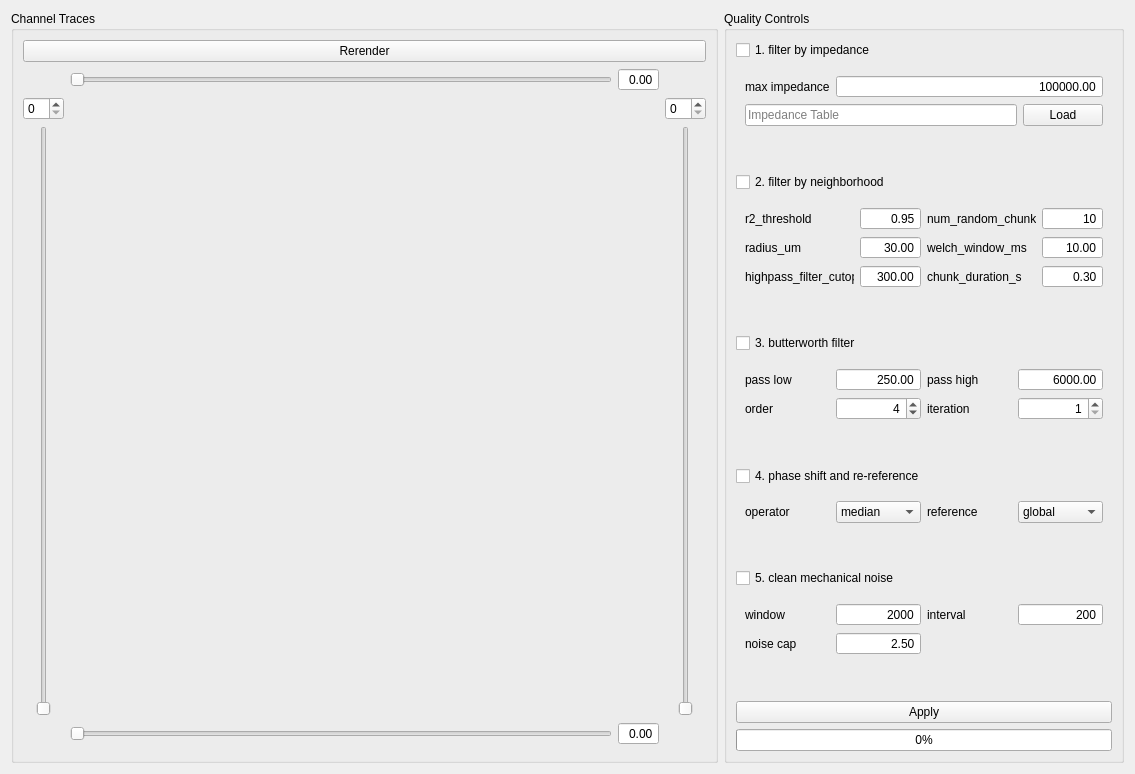
<?xml version="1.0" encoding="UTF-8"?>
<ui version="4.0">
 <class>qcheck</class>
 <widget class="QWidget" name="qcheck">
  <property name="geometry">
   <rect>
    <x>0</x>
    <y>0</y>
    <width>1135</width>
    <height>774</height>
   </rect>
  </property>
  <property name="sizePolicy">
   <sizepolicy hsizetype="Preferred" vsizetype="Preferred">
    <horstretch>0</horstretch>
    <verstretch>0</verstretch>
   </sizepolicy>
  </property>
  <property name="windowTitle">
   <string/>
  </property>
  <layout class="QVBoxLayout" name="verticalLayout_5">
   <item>
    <layout class="QHBoxLayout" name="horizontalLayout_6">
     <item>
      <widget class="QGroupBox" name="groupBox">
       <property name="title">
        <string>Channel Traces</string>
       </property>
       <layout class="QVBoxLayout" name="verticalLayout_2">
        <item>
         <widget class="QPushButton" name="update_fig">
          <property name="text">
           <string>Rerender</string>
          </property>
         </widget>
        </item>
        <item>
         <layout class="QGridLayout" name="gridLayout">
          <item row="0" column="1">
           <layout class="QHBoxLayout" name="horizontalLayout_8">
            <item>
             <widget class="QSlider" name="slider_start">
              <property name="maximum">
               <number>1000</number>
              </property>
              <property name="orientation">
               <enum>Qt::Horizontal</enum>
              </property>
             </widget>
            </item>
            <item>
             <widget class="QDoubleSpinBox" name="start_time">
              <property name="alignment">
               <set>Qt::AlignRight|Qt::AlignTrailing|Qt::AlignVCenter</set>
              </property>
              <property name="buttonSymbols">
               <enum>QAbstractSpinBox::NoButtons</enum>
              </property>
             </widget>
            </item>
           </layout>
          </item>
          <item row="1" column="0">
           <layout class="QVBoxLayout" name="verticalLayout">
            <item>
             <widget class="QSpinBox" name="left_ch">
              <property name="minimum">
               <number>0</number>
              </property>
             </widget>
            </item>
            <item>
             <widget class="QSlider" name="left_scroll">
              <property name="sizePolicy">
               <sizepolicy hsizetype="Preferred" vsizetype="Expanding">
                <horstretch>0</horstretch>
                <verstretch>0</verstretch>
               </sizepolicy>
              </property>
              <property name="minimum">
               <number>1</number>
              </property>
              <property name="orientation">
               <enum>Qt::Vertical</enum>
              </property>
             </widget>
            </item>
           </layout>
          </item>
          <item row="1" column="1">
           <widget class="QWidget" name="fig" native="true">
            <property name="sizePolicy">
             <sizepolicy hsizetype="Expanding" vsizetype="Preferred">
              <horstretch>0</horstretch>
              <verstretch>0</verstretch>
             </sizepolicy>
            </property>
           </widget>
          </item>
          <item row="1" column="2">
           <layout class="QVBoxLayout" name="verticalLayout_3">
            <item>
             <widget class="QSpinBox" name="right_ch">
              <property name="minimum">
               <number>0</number>
              </property>
             </widget>
            </item>
            <item>
             <widget class="QSlider" name="right_scroll">
              <property name="sizePolicy">
               <sizepolicy hsizetype="Preferred" vsizetype="Expanding">
                <horstretch>0</horstretch>
                <verstretch>0</verstretch>
               </sizepolicy>
              </property>
              <property name="minimum">
               <number>1</number>
              </property>
              <property name="orientation">
               <enum>Qt::Vertical</enum>
              </property>
             </widget>
            </item>
           </layout>
          </item>
          <item row="2" column="1">
           <layout class="QHBoxLayout" name="horizontalLayout">
            <item>
             <widget class="QSlider" name="slider_end">
              <property name="maximum">
               <number>1000</number>
              </property>
              <property name="orientation">
               <enum>Qt::Horizontal</enum>
              </property>
             </widget>
            </item>
            <item>
             <widget class="QDoubleSpinBox" name="end_time">
              <property name="alignment">
               <set>Qt::AlignRight|Qt::AlignTrailing|Qt::AlignVCenter</set>
              </property>
              <property name="buttonSymbols">
               <enum>QAbstractSpinBox::NoButtons</enum>
              </property>
             </widget>
            </item>
           </layout>
          </item>
         </layout>
        </item>
        <item>
         <widget class="QWidget" name="toolbar" native="true">
          <property name="sizePolicy">
           <sizepolicy hsizetype="Preferred" vsizetype="Preferred">
            <horstretch>0</horstretch>
            <verstretch>0</verstretch>
           </sizepolicy>
          </property>
         </widget>
        </item>
       </layout>
      </widget>
     </item>
     <item>
      <widget class="QGroupBox" name="groupBox_2">
       <property name="sizePolicy">
        <sizepolicy hsizetype="Expanding" vsizetype="Preferred">
         <horstretch>0</horstretch>
         <verstretch>0</verstretch>
        </sizepolicy>
       </property>
       <property name="minimumSize">
        <size>
         <width>0</width>
         <height>0</height>
        </size>
       </property>
       <property name="maximumSize">
        <size>
         <width>400</width>
         <height>16777215</height>
        </size>
       </property>
       <property name="title">
        <string>Quality Controls</string>
       </property>
       <layout class="QVBoxLayout" name="verticalLayout_11">
        <item>
         <layout class="QVBoxLayout" name="verticalLayout_10">
          <item>
           <layout class="QHBoxLayout" name="horizontalLayout_4">
            <item>
             <widget class="QCheckBox" name="channel">
              <property name="text">
               <string>1. filter by impedance</string>
              </property>
              <property name="checked">
               <bool>false</bool>
              </property>
             </widget>
            </item>
            <item>
             <spacer name="horizontalSpacer_3">
              <property name="orientation">
               <enum>Qt::Horizontal</enum>
              </property>
              <property name="sizeHint" stdset="0">
               <size>
                <width>40</width>
                <height>20</height>
               </size>
              </property>
             </spacer>
            </item>
           </layout>
          </item>
          <item>
           <widget class="QWidget" name="group_channel" native="true">
            <layout class="QVBoxLayout" name="verticalLayout_4">
             <item>
              <layout class="QHBoxLayout" name="horizontalLayout_5">
               <item>
                <widget class="QLabel" name="label_8">
                 <property name="sizePolicy">
                  <sizepolicy hsizetype="Fixed" vsizetype="Preferred">
                   <horstretch>0</horstretch>
                   <verstretch>0</verstretch>
                  </sizepolicy>
                 </property>
                 <property name="text">
                  <string>max impedance</string>
                 </property>
                </widget>
               </item>
               <item>
                <widget class="QDoubleSpinBox" name="impedance">
                 <property name="enabled">
                  <bool>true</bool>
                 </property>
                 <property name="wrapping">
                  <bool>false</bool>
                 </property>
                 <property name="alignment">
                  <set>Qt::AlignRight|Qt::AlignTrailing|Qt::AlignVCenter</set>
                 </property>
                 <property name="readOnly">
                  <bool>false</bool>
                 </property>
                 <property name="buttonSymbols">
                  <enum>QAbstractSpinBox::NoButtons</enum>
                 </property>
                 <property name="maximum">
                  <double>100000000.000000000000000</double>
                 </property>
                 <property name="value">
                  <double>100000.000000000000000</double>
                 </property>
                </widget>
               </item>
              </layout>
             </item>
             <item>
              <layout class="QHBoxLayout" name="horizontalLayout_7">
               <item>
                <widget class="QLineEdit" name="line">
                 <property name="readOnly">
                  <bool>true</bool>
                 </property>
                 <property name="placeholderText">
                  <string>Impedance Table</string>
                 </property>
                </widget>
               </item>
               <item>
                <widget class="QPushButton" name="load_table">
                 <property name="sizePolicy">
                  <sizepolicy hsizetype="Minimum" vsizetype="Fixed">
                   <horstretch>0</horstretch>
                   <verstretch>0</verstretch>
                  </sizepolicy>
                 </property>
                 <property name="text">
                  <string>Load</string>
                 </property>
                </widget>
               </item>
              </layout>
             </item>
            </layout>
           </widget>
          </item>
         </layout>
        </item>
        <item>
         <spacer name="verticalSpacer">
          <property name="orientation">
           <enum>Qt::Vertical</enum>
          </property>
          <property name="sizeHint" stdset="0">
           <size>
            <width>20</width>
            <height>20</height>
           </size>
          </property>
         </spacer>
        </item>
        <item>
         <layout class="QVBoxLayout" name="verticalLayout_9">
          <item>
           <layout class="QHBoxLayout" name="horizontalLayout_9">
            <item>
             <widget class="QCheckBox" name="neighbor">
              <property name="text">
               <string>2. filter by neighborhood</string>
              </property>
             </widget>
            </item>
            <item>
             <spacer name="horizontalSpacer_4">
              <property name="orientation">
               <enum>Qt::Horizontal</enum>
              </property>
              <property name="sizeHint" stdset="0">
               <size>
                <width>40</width>
                <height>20</height>
               </size>
              </property>
             </spacer>
            </item>
           </layout>
          </item>
          <item>
           <widget class="QWidget" name="group_neighbor" native="true">
            <layout class="QGridLayout" name="gridLayout_5">
             <item row="0" column="0">
              <widget class="QLabel" name="label_9">
               <property name="text">
                <string>r2_threshold</string>
               </property>
              </widget>
             </item>
             <item row="0" column="1">
              <widget class="QDoubleSpinBox" name="r2_thr">
               <property name="wrapping">
                <bool>false</bool>
               </property>
               <property name="frame">
                <bool>true</bool>
               </property>
               <property name="alignment">
                <set>Qt::AlignRight|Qt::AlignTrailing|Qt::AlignVCenter</set>
               </property>
               <property name="buttonSymbols">
                <enum>QAbstractSpinBox::NoButtons</enum>
               </property>
               <property name="maximum">
                <double>1.000000000000000</double>
               </property>
               <property name="singleStep">
                <double>1.000000000000000</double>
               </property>
               <property name="stepType">
                <enum>QAbstractSpinBox::AdaptiveDecimalStepType</enum>
               </property>
               <property name="value">
                <double>0.950000000000000</double>
               </property>
              </widget>
             </item>
             <item row="0" column="2">
              <widget class="QLabel" name="label_13">
               <property name="text">
                <string>num_random_chunks</string>
               </property>
              </widget>
             </item>
             <item row="0" column="3">
              <widget class="QSpinBox" name="n_rand">
               <property name="alignment">
                <set>Qt::AlignRight|Qt::AlignTrailing|Qt::AlignVCenter</set>
               </property>
               <property name="buttonSymbols">
                <enum>QAbstractSpinBox::NoButtons</enum>
               </property>
               <property name="maximum">
                <number>20000</number>
               </property>
               <property name="value">
                <number>10</number>
               </property>
              </widget>
             </item>
             <item row="1" column="0">
              <widget class="QLabel" name="label_10">
               <property name="text">
                <string>radius_um</string>
               </property>
              </widget>
             </item>
             <item row="1" column="1">
              <widget class="QDoubleSpinBox" name="rad_um">
               <property name="alignment">
                <set>Qt::AlignRight|Qt::AlignTrailing|Qt::AlignVCenter</set>
               </property>
               <property name="buttonSymbols">
                <enum>QAbstractSpinBox::NoButtons</enum>
               </property>
               <property name="minimum">
                <double>0.000000000000000</double>
               </property>
               <property name="maximum">
                <double>99999.000000000000000</double>
               </property>
               <property name="singleStep">
                <double>1.000000000000000</double>
               </property>
               <property name="stepType">
                <enum>QAbstractSpinBox::DefaultStepType</enum>
               </property>
               <property name="value">
                <double>30.000000000000000</double>
               </property>
              </widget>
             </item>
             <item row="1" column="2">
              <widget class="QLabel" name="label_14">
               <property name="text">
                <string>welch_window_ms</string>
               </property>
              </widget>
             </item>
             <item row="1" column="3">
              <widget class="QDoubleSpinBox" name="welch">
               <property name="alignment">
                <set>Qt::AlignRight|Qt::AlignTrailing|Qt::AlignVCenter</set>
               </property>
               <property name="buttonSymbols">
                <enum>QAbstractSpinBox::NoButtons</enum>
               </property>
               <property name="minimum">
                <double>0.000000000000000</double>
               </property>
               <property name="maximum">
                <double>99999.000000000000000</double>
               </property>
               <property name="singleStep">
                <double>1.000000000000000</double>
               </property>
               <property name="stepType">
                <enum>QAbstractSpinBox::DefaultStepType</enum>
               </property>
               <property name="value">
                <double>10.000000000000000</double>
               </property>
              </widget>
             </item>
             <item row="2" column="0">
              <widget class="QLabel" name="label_11">
               <property name="text">
                <string>highpass_filter_cutopff</string>
               </property>
              </widget>
             </item>
             <item row="2" column="1">
              <widget class="QDoubleSpinBox" name="hp_cutoff">
               <property name="alignment">
                <set>Qt::AlignRight|Qt::AlignTrailing|Qt::AlignVCenter</set>
               </property>
               <property name="buttonSymbols">
                <enum>QAbstractSpinBox::NoButtons</enum>
               </property>
               <property name="minimum">
                <double>0.000000000000000</double>
               </property>
               <property name="maximum">
                <double>99999.000000000000000</double>
               </property>
               <property name="stepType">
                <enum>QAbstractSpinBox::DefaultStepType</enum>
               </property>
               <property name="value">
                <double>300.000000000000000</double>
               </property>
              </widget>
             </item>
             <item row="2" column="2">
              <widget class="QLabel" name="label_12">
               <property name="text">
                <string>chunk_duration_s</string>
               </property>
              </widget>
             </item>
             <item row="2" column="3">
              <widget class="QDoubleSpinBox" name="chunk">
               <property name="alignment">
                <set>Qt::AlignRight|Qt::AlignTrailing|Qt::AlignVCenter</set>
               </property>
               <property name="buttonSymbols">
                <enum>QAbstractSpinBox::NoButtons</enum>
               </property>
               <property name="minimum">
                <double>0.000000000000000</double>
               </property>
               <property name="maximum">
                <double>99999.000000000000000</double>
               </property>
               <property name="singleStep">
                <double>1.000000000000000</double>
               </property>
               <property name="stepType">
                <enum>QAbstractSpinBox::AdaptiveDecimalStepType</enum>
               </property>
               <property name="value">
                <double>0.300000000000000</double>
               </property>
              </widget>
             </item>
            </layout>
           </widget>
          </item>
         </layout>
        </item>
        <item>
         <spacer name="verticalSpacer_4">
          <property name="orientation">
           <enum>Qt::Vertical</enum>
          </property>
          <property name="sizeHint" stdset="0">
           <size>
            <width>20</width>
            <height>21</height>
           </size>
          </property>
         </spacer>
        </item>
        <item>
         <layout class="QVBoxLayout" name="verticalLayout_7">
          <item>
           <layout class="QHBoxLayout" name="horizontalLayout_2">
            <item>
             <widget class="QCheckBox" name="butter">
              <property name="text">
               <string>3. butterworth filter</string>
              </property>
              <property name="checked">
               <bool>false</bool>
              </property>
             </widget>
            </item>
            <item>
             <spacer name="horizontalSpacer_2">
              <property name="orientation">
               <enum>Qt::Horizontal</enum>
              </property>
              <property name="sizeHint" stdset="0">
               <size>
                <width>40</width>
                <height>20</height>
               </size>
              </property>
             </spacer>
            </item>
           </layout>
          </item>
          <item>
           <widget class="QWidget" name="group_filter" native="true">
            <layout class="QGridLayout" name="gridLayout_3">
             <item row="0" column="0">
              <widget class="QLabel" name="label">
               <property name="text">
                <string>pass low</string>
               </property>
              </widget>
             </item>
             <item row="0" column="1">
              <widget class="QDoubleSpinBox" name="low">
               <property name="alignment">
                <set>Qt::AlignRight|Qt::AlignTrailing|Qt::AlignVCenter</set>
               </property>
               <property name="buttonSymbols">
                <enum>QAbstractSpinBox::NoButtons</enum>
               </property>
               <property name="maximum">
                <double>20000.000000000000000</double>
               </property>
               <property name="value">
                <double>250.000000000000000</double>
               </property>
              </widget>
             </item>
             <item row="0" column="2">
              <widget class="QLabel" name="label_2">
               <property name="text">
                <string>pass high</string>
               </property>
              </widget>
             </item>
             <item row="0" column="3">
              <widget class="QDoubleSpinBox" name="high">
               <property name="alignment">
                <set>Qt::AlignRight|Qt::AlignTrailing|Qt::AlignVCenter</set>
               </property>
               <property name="buttonSymbols">
                <enum>QAbstractSpinBox::NoButtons</enum>
               </property>
               <property name="maximum">
                <double>20000.000000000000000</double>
               </property>
               <property name="value">
                <double>6000.000000000000000</double>
               </property>
              </widget>
             </item>
             <item row="1" column="0">
              <widget class="QLabel" name="label_3">
               <property name="text">
                <string>order</string>
               </property>
              </widget>
             </item>
             <item row="1" column="1">
              <widget class="QSpinBox" name="order">
               <property name="alignment">
                <set>Qt::AlignRight|Qt::AlignTrailing|Qt::AlignVCenter</set>
               </property>
               <property name="buttonSymbols">
                <enum>QAbstractSpinBox::UpDownArrows</enum>
               </property>
               <property name="minimum">
                <number>1</number>
               </property>
               <property name="value">
                <number>4</number>
               </property>
              </widget>
             </item>
             <item row="1" column="2">
              <widget class="QLabel" name="label_4">
               <property name="text">
                <string>iteration</string>
               </property>
              </widget>
             </item>
             <item row="1" column="3">
              <widget class="QSpinBox" name="iter">
               <property name="alignment">
                <set>Qt::AlignRight|Qt::AlignTrailing|Qt::AlignVCenter</set>
               </property>
               <property name="buttonSymbols">
                <enum>QAbstractSpinBox::UpDownArrows</enum>
               </property>
               <property name="minimum">
                <number>1</number>
               </property>
              </widget>
             </item>
            </layout>
           </widget>
          </item>
         </layout>
        </item>
        <item>
         <spacer name="verticalSpacer_2">
          <property name="orientation">
           <enum>Qt::Vertical</enum>
          </property>
          <property name="sizeHint" stdset="0">
           <size>
            <width>20</width>
            <height>21</height>
           </size>
          </property>
         </spacer>
        </item>
        <item>
         <layout class="QVBoxLayout" name="verticalLayout_8">
          <item>
           <layout class="QHBoxLayout" name="horizontalLayout_10">
            <item>
             <widget class="QCheckBox" name="reref">
              <property name="text">
               <string>4. phase shift and re-reference</string>
              </property>
             </widget>
            </item>
            <item>
             <spacer name="horizontalSpacer_5">
              <property name="orientation">
               <enum>Qt::Horizontal</enum>
              </property>
              <property name="sizeHint" stdset="0">
               <size>
                <width>40</width>
                <height>20</height>
               </size>
              </property>
             </spacer>
            </item>
           </layout>
          </item>
          <item>
           <widget class="QWidget" name="group_reref" native="true">
            <layout class="QGridLayout" name="gridLayout_4">
             <item row="0" column="0">
              <widget class="QLabel" name="label_15">
               <property name="text">
                <string>operator</string>
               </property>
              </widget>
             </item>
             <item row="0" column="1">
              <widget class="QComboBox" name="operator_2">
               <item>
                <property name="text">
                 <string>median</string>
                </property>
               </item>
               <item>
                <property name="text">
                 <string>average</string>
                </property>
               </item>
              </widget>
             </item>
             <item row="0" column="2">
              <widget class="QLabel" name="label_16">
               <property name="text">
                <string>reference</string>
               </property>
              </widget>
             </item>
             <item row="0" column="3">
              <widget class="QComboBox" name="reference">
               <item>
                <property name="text">
                 <string>global</string>
                </property>
               </item>
               <item>
                <property name="text">
                 <string>local</string>
                </property>
               </item>
              </widget>
             </item>
            </layout>
           </widget>
          </item>
         </layout>
        </item>
        <item>
         <spacer name="verticalSpacer_3">
          <property name="orientation">
           <enum>Qt::Vertical</enum>
          </property>
          <property name="sizeHint" stdset="0">
           <size>
            <width>20</width>
            <height>21</height>
           </size>
          </property>
         </spacer>
        </item>
        <item>
         <layout class="QVBoxLayout" name="verticalLayout_6">
          <item>
           <layout class="QHBoxLayout" name="horizontalLayout_3">
            <item>
             <widget class="QCheckBox" name="mech">
              <property name="text">
               <string>5. clean mechanical noise</string>
              </property>
              <property name="checked">
               <bool>false</bool>
              </property>
             </widget>
            </item>
            <item>
             <spacer name="horizontalSpacer">
              <property name="orientation">
               <enum>Qt::Horizontal</enum>
              </property>
              <property name="sizeHint" stdset="0">
               <size>
                <width>40</width>
                <height>20</height>
               </size>
              </property>
             </spacer>
            </item>
           </layout>
          </item>
          <item>
           <widget class="QWidget" name="group_mech" native="true">
            <layout class="QGridLayout" name="gridLayout_2">
             <item row="0" column="0">
              <widget class="QLabel" name="label_5">
               <property name="text">
                <string>window</string>
               </property>
              </widget>
             </item>
             <item row="0" column="1">
              <widget class="QSpinBox" name="window">
               <property name="alignment">
                <set>Qt::AlignRight|Qt::AlignTrailing|Qt::AlignVCenter</set>
               </property>
               <property name="buttonSymbols">
                <enum>QAbstractSpinBox::NoButtons</enum>
               </property>
               <property name="maximum">
                <number>20000</number>
               </property>
               <property name="value">
                <number>2000</number>
               </property>
              </widget>
             </item>
             <item row="0" column="2">
              <widget class="QLabel" name="label_6">
               <property name="text">
                <string>interval</string>
               </property>
              </widget>
             </item>
             <item row="0" column="3">
              <widget class="QSpinBox" name="interval">
               <property name="alignment">
                <set>Qt::AlignRight|Qt::AlignTrailing|Qt::AlignVCenter</set>
               </property>
               <property name="buttonSymbols">
                <enum>QAbstractSpinBox::NoButtons</enum>
               </property>
               <property name="maximum">
                <number>20000</number>
               </property>
               <property name="value">
                <number>200</number>
               </property>
              </widget>
             </item>
             <item row="1" column="0">
              <widget class="QLabel" name="label_7">
               <property name="text">
                <string>noise cap</string>
               </property>
              </widget>
             </item>
             <item row="1" column="1">
              <widget class="QDoubleSpinBox" name="cap">
               <property name="alignment">
                <set>Qt::AlignRight|Qt::AlignTrailing|Qt::AlignVCenter</set>
               </property>
               <property name="buttonSymbols">
                <enum>QAbstractSpinBox::NoButtons</enum>
               </property>
               <property name="value">
                <double>2.500000000000000</double>
               </property>
              </widget>
             </item>
            </layout>
           </widget>
          </item>
         </layout>
        </item>
        <item>
         <spacer name="verticalSpacer_5">
          <property name="orientation">
           <enum>Qt::Vertical</enum>
          </property>
          <property name="sizeHint" stdset="0">
           <size>
            <width>20</width>
            <height>20</height>
           </size>
          </property>
         </spacer>
        </item>
        <item>
         <widget class="QPushButton" name="apply">
          <property name="sizePolicy">
           <sizepolicy hsizetype="Expanding" vsizetype="Fixed">
            <horstretch>0</horstretch>
            <verstretch>0</verstretch>
           </sizepolicy>
          </property>
          <property name="text">
           <string>Apply</string>
          </property>
         </widget>
        </item>
        <item>
         <widget class="QProgressBar" name="progress">
          <property name="value">
           <number>0</number>
          </property>
         </widget>
        </item>
       </layout>
      </widget>
     </item>
    </layout>
   </item>
  </layout>
 </widget>
 <resources/>
 <connections/>
</ui>
